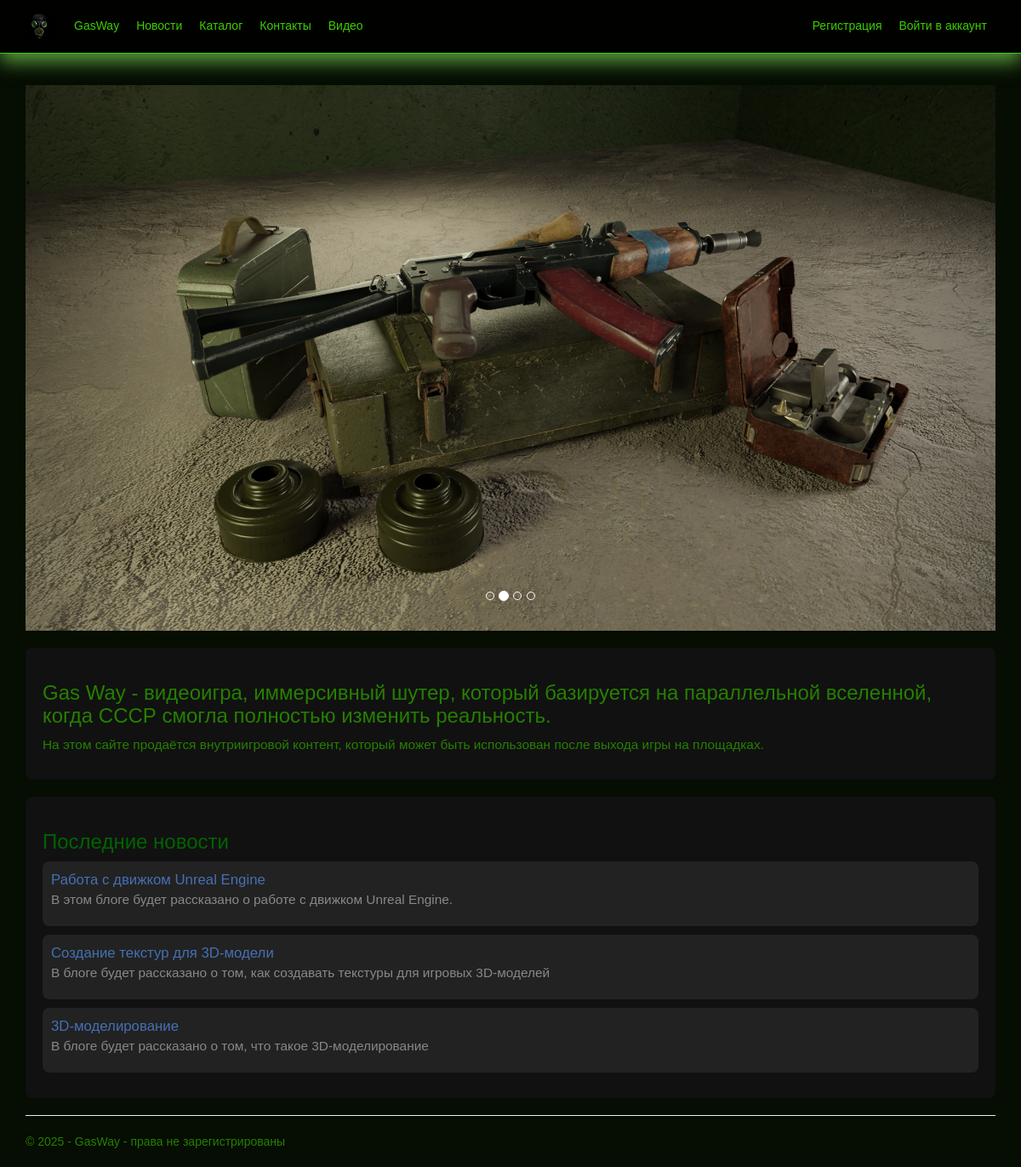
The page / on the database its author committed.
### app/models.py (models this page shows, shortened)
class Blog(models.Model):
    title = models.CharField(max_length = 100, unique_for_date = "posted", verbose_name = "Заголовок")
    description = models.TextField(verbose_name = "Краткое содержание")
    content = models.TextField(verbose_name = "Полное содержание")
    posted = models.DateTimeField(default = datetime.now(), db_index = True, verbose_name = "Опубликована")
    author = models.ForeignKey(User, null = True, blank = True, on_delete = models.SET_NULL, verbose_name = "Автор")
    image = models.FileField(default = 'temp.jpg', verbose_name = "Путь к картинке")
    class Meta:
        db_table = "Posts" # Имя таблицы для модели
        ordering = ["-posted"] # Порядорк сортировки данных в модели ("-" означает по убыванию)
        verbose_name = "статья блога" # Имя, под которым модель будет отображаться в административном разделе (для одной статьи блога)
        verbose_name_plural = "статьи блога" # Тоже для вмех статей блога

### app/views.py (the view)
# urls.py: path('', views.home, name='home'),
def home(request):
    posts = Blog.objects.all()[:3]  # Получаем последние 3 новости
    return render(
        request,
        'app/index.html',
        {
            'title': 'Официальный сайт Gas Way',
            'year': datetime.now().year,
            'posts': posts,  # Передаём новости в шаблон
        }
    )

### app/context_processors.py (called while the page is built)
def user_group_context(request):
    if request.user.is_authenticated:
        is_manager = request.user.groups.filter(name="Менеджер").exists()
    else:
        is_manager = False
    return {'is_manager': is_manager}

### app/templates/app/index.html (shortened to what this page needs)
﻿{% extends "app/layout.html" %}
{% load static %}
{% block content %}
<div id="myCarousel" class="carousel slide" data-ride="carousel" data-interval="2000">
    <ol class="carousel-indicators">
        <li data-target="#myCarousel" data-slide-to="0" class="active"></li>
        <li data-target="#myCarousel" data-slide-to="1"></li>
        <li data-target="#myCarousel" data-slide-to="2"></li>
        <li data-target="#myCarousel" data-slide-to="3"></li>
    </ol>
    <div class="carousel-inner" role="listbox">
        <div class="item">
            <img src="{% static 'app/content/room.png'%}" alt="Второй слайд"  class="img-responsive" />
            <div class="carousel-caption" role="option">
            </div>
        </div>
    </div>
    <a class="left carousel-control" href="#myCarousel" role="button" data-slide="prev">
    </a>
    <a class="right carousel-control" href="#myCarousel" role="button" data-slide="next">
    </a>
</div>
<div style="background-color: #111; padding: 20px; margin-top: 20px; border-radius: 8px;">
    <h3 style="color: #267F00;">Gas Way - видеоигра, иммерсивный шутер, который базируется на параллельной вселенной, когда СССР смогла полностью изменить реальность.</h3>
    <p style="font-size: 1.1em; color: #267F00;">На этом сайте продаётся внутриигровой контент, который может быть использован после выхода игры на площадках.</p>
</div>
<div style="background-color: #111; padding: 20px; margin-top: 20px; border-radius: 8px;">
    <h3 style="color: #006400;">Последние новости</h3>
    <ul style="list-style-type: none; padding-left: 0;">
        {% for post in posts %}
            <li style="background-color: #222; margin-bottom: 10px; padding: 10px; border-radius: 8px;">
                <a href="{% url 'blogpost' parametr=post.id %}" style="font-size: 1.2em; color: #4570B3; text-decoration: none;">{{ post.title }}</a>
                <p style="font-size: 1.1em; color: #888;">{{ post.description }}</p>
            </li>
        {% endfor %}
    </ul>
</div>
{% endblock %}

### app/static/app/content/site.css (style rules this page uses)
body { padding-top: 80px; padding-bottom: 10px; }

### rows shown on the page
Blog: title "Работа с движком Unreal Engine", description "В этом блоге будет рассказано о работе с движком Unreal Engine."
Blog: title "Создание текстур для 3D-модели", description "В блоге будет рассказано о том, как создавать текстуры для игровых 3D-моделей"
Blog: title "3D-моделирование", description "В блоге будет рассказано о том, что такое 3D-моделирование"
